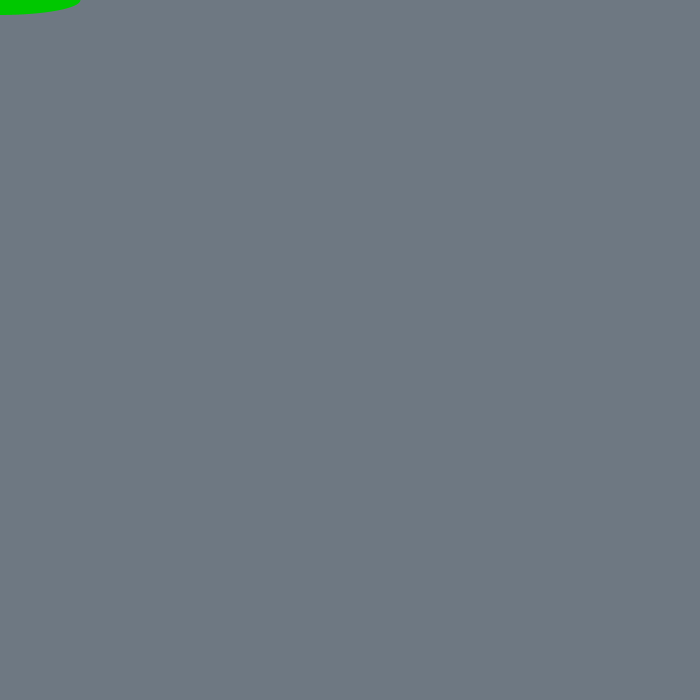
Frame 1 (no input)
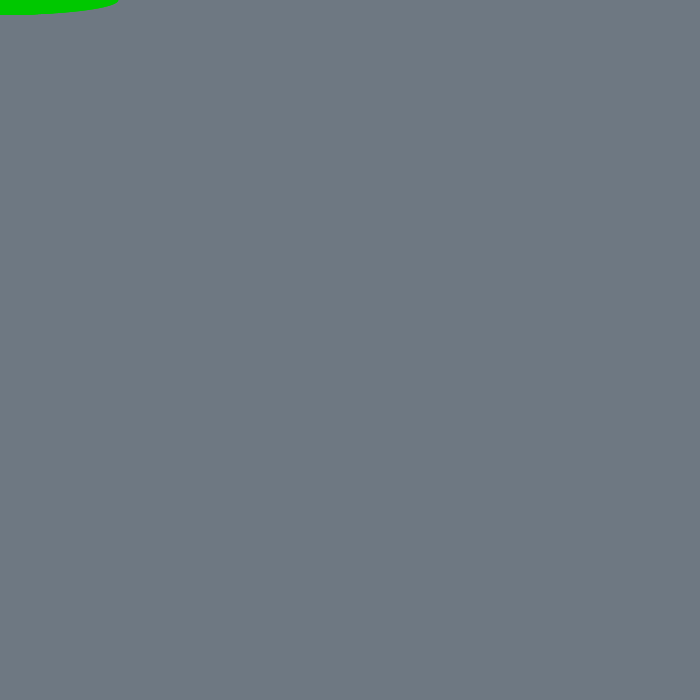
Frame 60 (the mouse pressed at the canvas centre just before this capture)
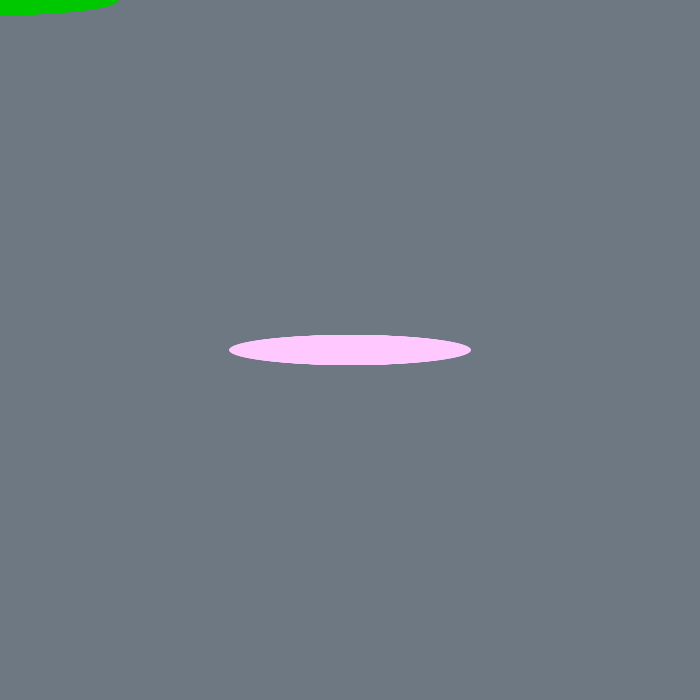
Frame 120 (the mouse held since frame 60 and released just before this capture)

The Processing sketch that drew these frames (run headless with seeded random() and noise(); from frame 60 on, the mouse is pressed at the canvas centre):

// Processing sketch: processing_39598
// ── processing_39598.pde

int cloudsize = 0;

void setup() {
  size(700, 700);
  
  background(110, 120, 130);
  smooth();
  noFill();
}

void draw() {
noStroke();
  cloudsize = int(random (250)); //random cloud size
  fill(mouseX, 200, mouseY);
  ellipse(mouseY, mouseX, cloudsize, 30); //whimsical mouse behavior
 
}

// function called when mouse is pressed
void mousePressed() {
  background(110, 120, 130);      // clears the background
}
